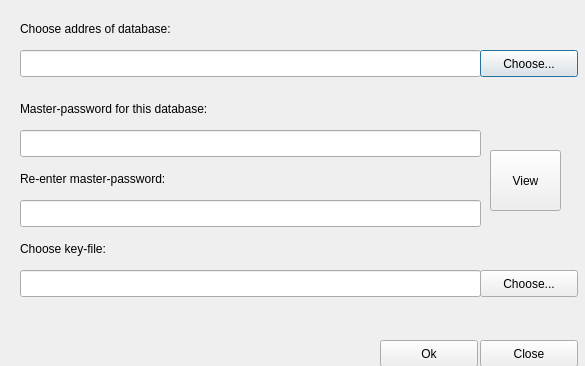
<?xml version="1.0" encoding="UTF-8"?>
<ui version="4.0">
 <class>Dialog</class>
 <widget class="QDialog" name="Dialog">
  <property name="geometry">
   <rect>
    <x>0</x>
    <y>0</y>
    <width>585</width>
    <height>366</height>
   </rect>
  </property>
  <property name="minimumSize">
   <size>
    <width>585</width>
    <height>366</height>
   </size>
  </property>
  <property name="maximumSize">
   <size>
    <width>585</width>
    <height>16777215</height>
   </size>
  </property>
  <property name="windowTitle">
   <string>Open database</string>
  </property>
  <widget class="QLineEdit" name="addr">
   <property name="geometry">
    <rect>
     <x>20</x>
     <y>50</y>
     <width>461</width>
     <height>27</height>
    </rect>
   </property>
  </widget>
  <widget class="QLabel" name="label">
   <property name="geometry">
    <rect>
     <x>20</x>
     <y>20</y>
     <width>231</width>
     <height>17</height>
    </rect>
   </property>
   <property name="text">
    <string>Choose addres of database:</string>
   </property>
  </widget>
  <widget class="QPushButton" name="ch_base">
   <property name="geometry">
    <rect>
     <x>480</x>
     <y>50</y>
     <width>98</width>
     <height>27</height>
    </rect>
   </property>
   <property name="text">
    <string>Choose...</string>
   </property>
  </widget>
  <widget class="QPushButton" name="ch_k_f">
   <property name="geometry">
    <rect>
     <x>480</x>
     <y>270</y>
     <width>98</width>
     <height>27</height>
    </rect>
   </property>
   <property name="text">
    <string>Choose...</string>
   </property>
  </widget>
  <widget class="QLineEdit" name="key_file">
   <property name="geometry">
    <rect>
     <x>20</x>
     <y>270</y>
     <width>461</width>
     <height>27</height>
    </rect>
   </property>
  </widget>
  <widget class="QLabel" name="label_2">
   <property name="geometry">
    <rect>
     <x>20</x>
     <y>240</y>
     <width>181</width>
     <height>17</height>
    </rect>
   </property>
   <property name="text">
    <string>Choose key-file:</string>
   </property>
  </widget>
  <widget class="QLineEdit" name="pwd">
   <property name="geometry">
    <rect>
     <x>20</x>
     <y>130</y>
     <width>461</width>
     <height>27</height>
    </rect>
   </property>
   <property name="echoMode">
    <enum>QLineEdit::Password</enum>
   </property>
  </widget>
  <widget class="QLabel" name="label_3">
   <property name="geometry">
    <rect>
     <x>20</x>
     <y>100</y>
     <width>241</width>
     <height>17</height>
    </rect>
   </property>
   <property name="text">
    <string>Master-password for this database:</string>
   </property>
  </widget>
  <widget class="QLabel" name="label_4">
   <property name="geometry">
    <rect>
     <x>20</x>
     <y>170</y>
     <width>241</width>
     <height>17</height>
    </rect>
   </property>
   <property name="text">
    <string>Re-enter master-password:</string>
   </property>
  </widget>
  <widget class="QLineEdit" name="repwd">
   <property name="geometry">
    <rect>
     <x>20</x>
     <y>200</y>
     <width>461</width>
     <height>27</height>
    </rect>
   </property>
   <property name="echoMode">
    <enum>QLineEdit::Password</enum>
   </property>
  </widget>
  <widget class="QPushButton" name="view_pwd">
   <property name="geometry">
    <rect>
     <x>490</x>
     <y>150</y>
     <width>71</width>
     <height>61</height>
    </rect>
   </property>
   <property name="text">
    <string>View</string>
   </property>
  </widget>
  <widget class="QPushButton" name="cls_btn">
   <property name="geometry">
    <rect>
     <x>480</x>
     <y>340</y>
     <width>98</width>
     <height>27</height>
    </rect>
   </property>
   <property name="text">
    <string>Close</string>
   </property>
  </widget>
  <widget class="QPushButton" name="ok_btn">
   <property name="geometry">
    <rect>
     <x>380</x>
     <y>340</y>
     <width>98</width>
     <height>27</height>
    </rect>
   </property>
   <property name="text">
    <string>Ok</string>
   </property>
  </widget>
 </widget>
 <resources/>
 <connections/>
</ui>
